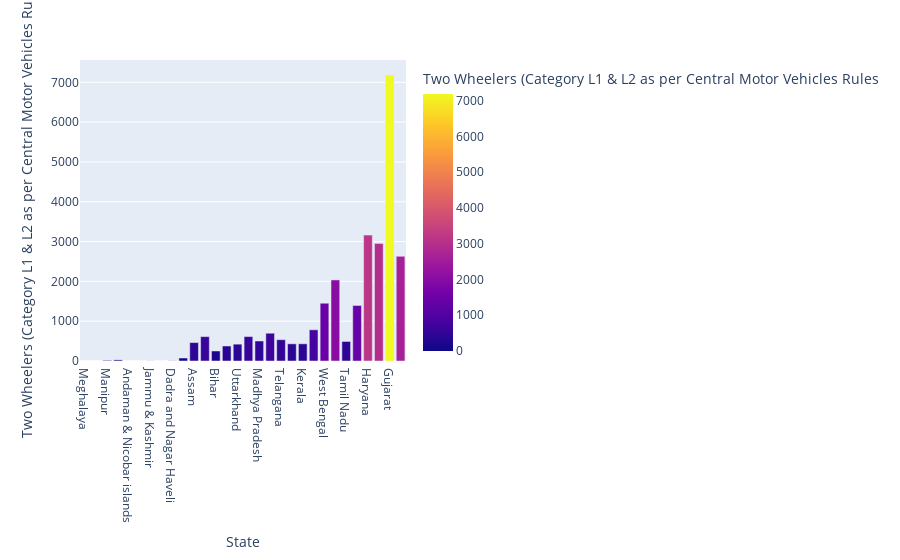

The notebook cell saved with this chart:
### Code cell
fig = px.bar(data,x = 'State',y = 'Two Wheelers (Category L1 & L2 as per Central Motor Vehicles Rules',color = 'Two Wheelers (Category L1 & L2 as per Central Motor Vehicles Rules')
pio.show(fig)

### Figure 1 — Plotly figure (JSON) as saved in the notebook; plotly's stock layout.template omitted (floating-point values rounded to 4 significant figures)
{"data": [{"alignmentgroup": "True", "hovertemplate": "State=%{x}<br>Two Wheelers (Category L1 & L2 as per Central Motor Vehicles Rules=%{marker.color}<extra></extra>", "legendgroup": "", "marker": {"color": [0, 0, 16, 28, 0, 0, 2, 0, 4, 75, 463, 612, 252, 377, 423, 613, 503, 698, 535, 431, 432, 784, 1451, 2036, 491, 1395, 3162, 2954, 7182, 2630], "coloraxis": "coloraxis", "pattern": {"shape": ""}}, "name": "", "offsetgroup": "", "orientation": "v", "showlegend": false, "textposition": "auto", "type": "bar", "x": ["Meghalaya", "Nagaland", "Manipur", "Tripura", "Andaman & Nicobar islands", "Himachal Pradesh", "Jammu & Kashmir", "Goa", "Dadra and Nagar Haveli", "Jharkhand", "Assam", "Chandigarh", "Bihar", "Odisha", "Uttarkhand", "Chhattisgarh", "Madhya Pradesh", "Punjab", "Telangana", "Andhra Pradesh", "Kerala", "Karnataka", "West Bengal", "Rajasthan", "Tamil Nadu", "Delhi", "Haryana", "Uttar Pradesh", "Gujarat", "Maharashtra"], "xaxis": "x", "y": [0, 0, 16, 28, 0, 0, 2, 0, 4, 75, 463, 612, 252, 377, 423, 613, 503, 698, 535, 431, 432, 784, 1451, 2036, 491, 1395, 3162, 2954, 7182, 2630], "yaxis": "y"}], "layout": {"autosize": true, "barmode": "relative", "coloraxis": {"colorbar": {"title": {"text": "Two Wheelers (Category L1 & L2 as per Central Motor Vehicles Rules"}}, "colorscale": [[0, "#0d0887"], [0.1111, "#46039f"], [0.2222, "#7201a8"], [0.3333, "#9c179e"], [0.4444, "#bd3786"], [0.5556, "#d8576b"], [0.6667, "#ed7953"], [0.7778, "#fb9f3a"], [0.8889, "#fdca26"], [1, "#f0f921"]]}, "legend": {"tracegroupgap": 0}, "margin": {"t": 60}, "xaxis": {"anchor": "y", "autorange": true, "domain": [0, 1], "range": [-0.5, 29.5], "title": {"text": "State"}, "type": "category"}, "yaxis": {"anchor": "x", "autorange": true, "domain": [0, 1], "range": [0, 7560], "title": {"text": "Two Wheelers (Category L1 & L2 as per Central Motor Vehicles Rules"}, "type": "linear"}}}
